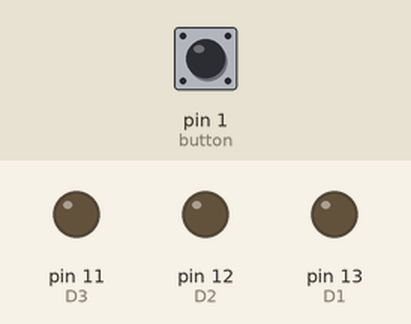
Recording of a sketch running on a simulated Arduino Uno, built with avr-gcc and run on an emulated ATmega328P. Shown: output pins drawn as LEDs (lit = HIGH). Inputs (shaded band) come from the test bench; at power-on: pin 1 (button) HIGH. Random numbers use the default seed unless the sketch sets one; pins used as bus, display or sensor lines are not drawn.

Above: at 1.2 s.
1.3 s: pin 1 (button) pulled LOW for 0.15 s
At 3.6 s:
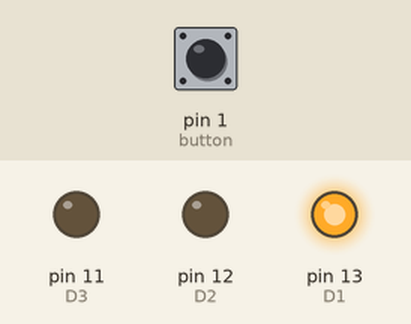
4.4 s: pin 1 (button) pulled LOW for 1 s
At 5.3 s:
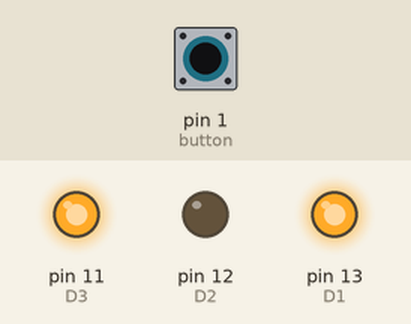
8.4 s: pin 1 (button) pulled LOW for 3.2 s
At 9.05 s:
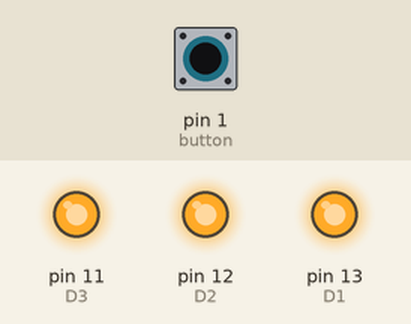
Timing chart, 0 to 12.6 s (numbered marks = the images above; inputs shaded):
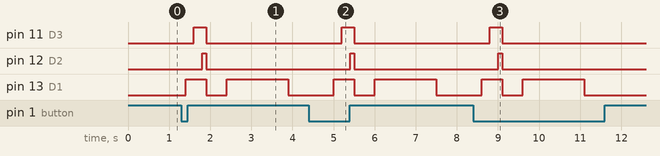

The sketch:

DICE_Program.ino
```cpp
int button = 1;
// BUTTON PIN NUMBER

int D1 = 13;
int D2 = 12;
int D3 = 11;
int D4 = 7;
int D5 = 10;
int D6 = 9;
int D7 = 8;
// LEDs PIN NUMBER

long randomNum;
int push;


void setup() {
  // put your setup code here, to run once:
  pinMode(button , INPUT);
  pinMode(D1 , OUTPUT);
  pinMode(D2 , OUTPUT);
  pinMode(D3 , OUTPUT);
  pinMode(D4 , OUTPUT);
  pinMode(D5 , OUTPUT);
  pinMode(D6 , OUTPUT);
  pinMode(D7 , OUTPUT);
  // STATES

  randomSeed (analogRead(0));

}

void loop() {
  // put your main code here, to run repeatedly:
  push = digitalRead (button);

  if (push == LOW) {

    randomNum = random (1,7);

    if (randomNum == 1) {
      picker ();
      LED1();
      delay (1500);
      // put the delay here or in the function
    }
    if (randomNum == 2) {
      picker ();
      STOP();
      LED2();
      delay (1500);
    }
    if (randomNum == 3) {
      picker ();
      STOP();
      LED3();
      delay (1500);
    }
    if (randomNum == 4) {
      picker ();
      STOP();
      LED4();
      delay (1500);
    }
    if (randomNum == 5) {
      picker ();
      STOP();
      LED5();
      delay (1500);
    }
    if (randomNum == 6) {
      picker ();
      STOP();
      LED6();
      delay (1500);
    }

    STOP();
    delay(500);

  }

  else {

   digitalWrite (D1 , LOW);
   digitalWrite (D2 , LOW);
   digitalWrite (D3 , LOW);
   digitalWrite (D4 , LOW);
   digitalWrite (D5 , LOW);
   digitalWrite (D6 , LOW);
   digitalWrite (D7 , LOW);

  }

}

void picker () {
  LED1 ();
  delay (100);
  LED2 ();
  delay (100);
  LED3 ();
  delay (100);
  LED4 ();
  delay (100);
  LED5 ();
  delay (100);
  LED6 ();
  delay (100);
}

void STOP() {
   digitalWrite (D1 , LOW);
   digitalWrite (D2 , LOW);
   digitalWrite (D3 , LOW);
   digitalWrite (D4 , LOW);
   digitalWrite (D5 , LOW);
   digitalWrite (D6 , LOW);
   digitalWrite (D7 , LOW);
   delay (500);
}

void LED1 () {
   digitalWrite (D1 , LOW);
   digitalWrite (D2 , LOW);
   digitalWrite (D3 , LOW);
   digitalWrite (D4 , HIGH);
   digitalWrite (D5 , LOW);
   digitalWrite (D6 , LOW);
   digitalWrite (D7 , LOW);
}

void LED2 () {
   digitalWrite (D1 , HIGH);
   digitalWrite (D2 , LOW);
   digitalWrite (D3 , LOW);
   digitalWrite (D4 , LOW);
   digitalWrite (D5 , LOW);
   digitalWrite (D6 , LOW);
   digitalWrite (D7 , HIGH);
}

void LED3 () {
   digitalWrite (D1 , HIGH);
   digitalWrite (D2 , LOW);
   digitalWrite (D3 , LOW);
   digitalWrite (D4 , HIGH);
   digitalWrite (D5 , LOW);
   digitalWrite (D6 , LOW);
   digitalWrite (D7 , HIGH);
}

void LED4 () {
   digitalWrite (D1 , HIGH);
   digitalWrite (D2 , LOW);
   digitalWrite (D3 , HIGH);
   digitalWrite (D4 , LOW);
   digitalWrite (D5 , HIGH);
   digitalWrite (D6 , LOW);
   digitalWrite (D7 , HIGH);
}

void LED5 () {
   digitalWrite (D1 , HIGH);
   digitalWrite (D2 , LOW);
   digitalWrite (D3 , HIGH);
   digitalWrite (D4 , HIGH);
   digitalWrite (D5 , HIGH);
   digitalWrite (D6 , LOW);
   digitalWrite (D7 , HIGH);
}

void LED6 () {
   digitalWrite (D1 , HIGH);
   digitalWrite (D2 , HIGH);
   digitalWrite (D3 , HIGH);
   digitalWrite (D4 , LOW);
   digitalWrite (D5 , HIGH);
   digitalWrite (D6 , HIGH);
   digitalWrite (D7 , HIGH);
}
```

Measured:
- after the input at 1.3 s, pin 11 (D3): LOW → HIGH after 0.30 s, → LOW 0.30 s later; pin 12 (D2): LOW → HIGH after 0.50 s, → LOW 0.10 s later; pin 13 (D1): LOW → HIGH after 0.10 s, → LOW 0.50 s later, → HIGH 0.50 s later, → LOW 1.5 s later
- after the input at 4.4 s, pin 11 (D3): LOW → HIGH after 0.80 s, → LOW 0.30 s later; pin 12 (D2): LOW → HIGH after 1.0 s, → LOW 0.10 s later; pin 13 (D1): LOW → HIGH after 0.60 s, → LOW 0.50 s later, → HIGH 0.50 s later, → LOW 1.5 s later
- after the input at 8.4 s, pin 11 (D3): LOW → HIGH after 0.40 s, → LOW 0.30 s later; pin 12 (D2): LOW → HIGH after 0.60 s, → LOW 0.10 s later; pin 13 (D1): LOW → HIGH after 0.20 s, → LOW 0.50 s later, → HIGH 0.50 s later, → LOW 1.5 s later
